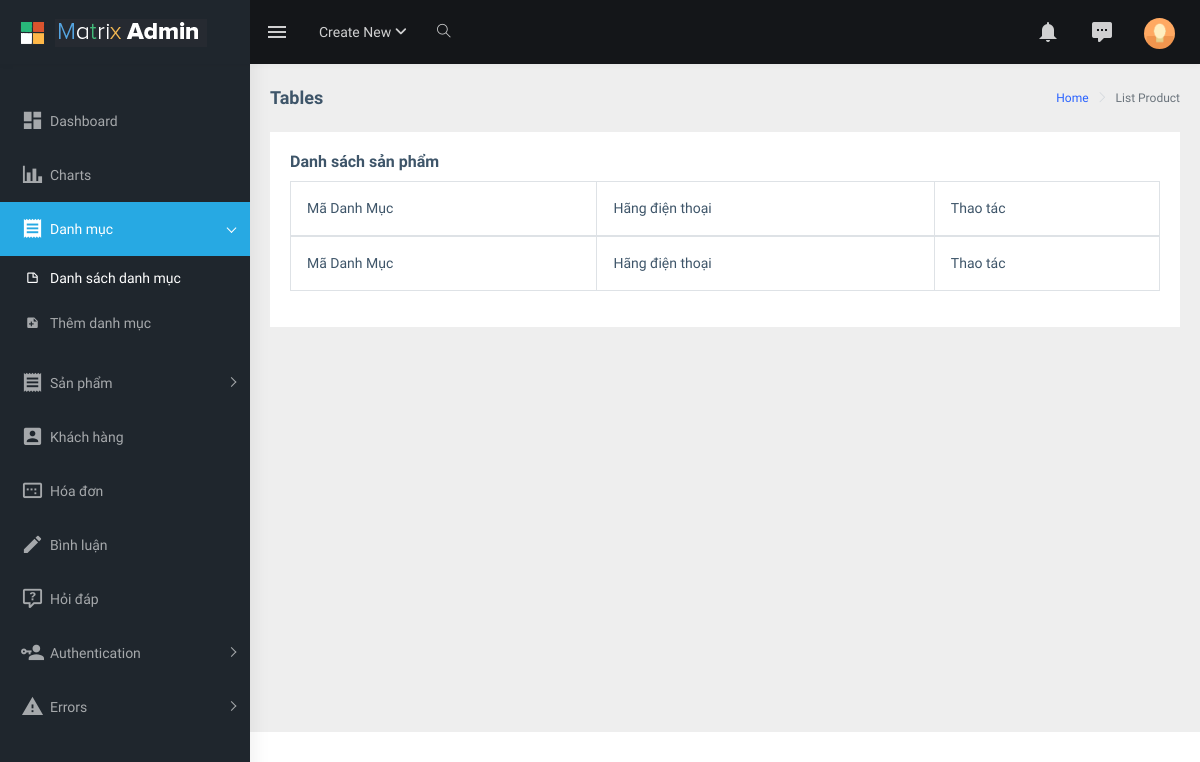
Before: /admin/index.php?act=list_category with the older database file.
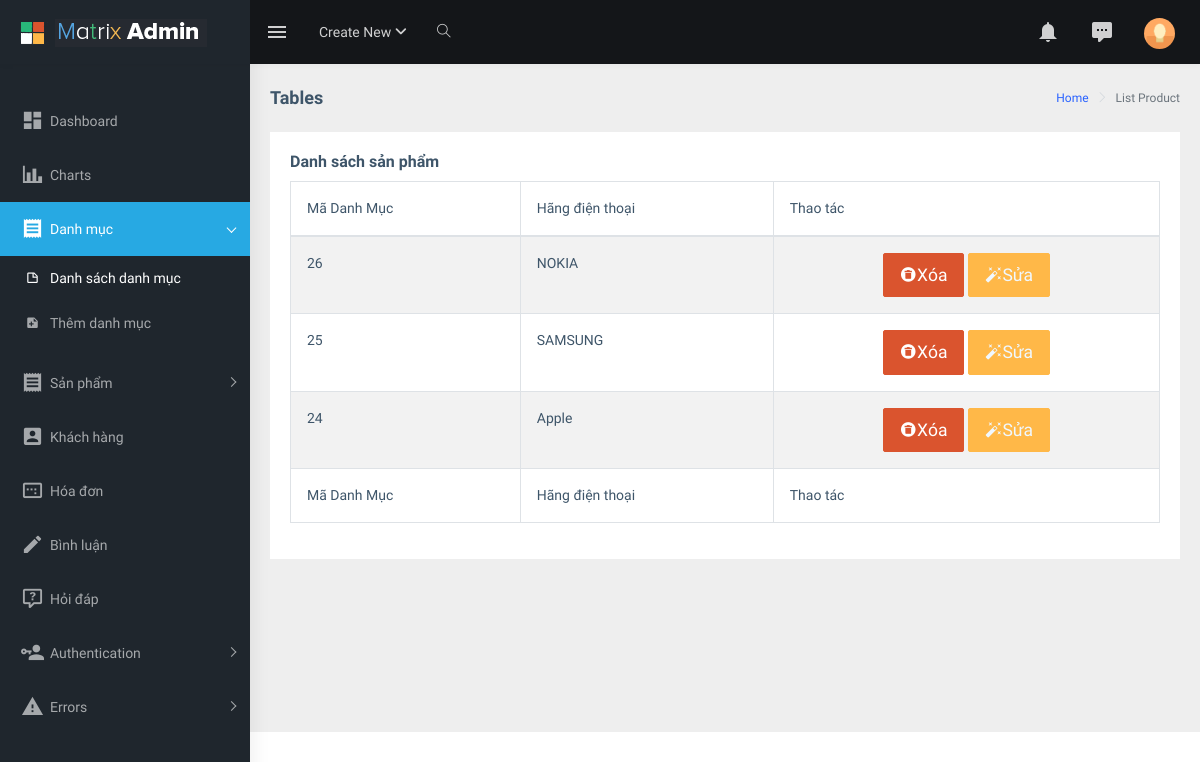
After: the same page with the newer database file.
### tables this page shows
CREATE TABLE `category` (
  `id_cate` int(11) NOT NULL,
  `name_cate` varchar(255) NOT NULL
);

### admin/controller/controller.php (called while the page is built)
<?php
function render($path, $data = [])
{
    extract($data);
    $view = "view/" . $path . ".php";
    include_once $view;
}

### admin/model/pdo.php (called while the page is built, shortened)
<?php
function pdo_get_connection()
{
    $dburl = "mysql:host=127.0.0.1;dbname=du_an_1;charset=utf8";
    $username = 'root';
    $password = '';
    $conn = new PDO($dburl, $username, $password);
    $conn->setAttribute(PDO::ATTR_ERRMODE, PDO::ERRMODE_EXCEPTION);
    return $conn;
}
function pdo_query($sql)
{
    $sql_args = array_slice(func_get_args(), 1);
    try {
        $conn = pdo_get_connection();
        $stmt = $conn->prepare($sql);
        $stmt->execute($sql_args);
        $rows = $stmt->fetchAll();
        return $rows;
    } catch (PDOException $e) {
        throw $e;
    } finally {
        unset($conn);
    }
}

### admin/model/category.php (called while the page is built, shortened)
<?php
function loadall_cate()
{
    $sql = "SELECT * FROM category ORDER BY id_cate DESC";
    $ds_loai = pdo_query($sql);
    return $ds_loai;
}

### admin/view/list_category.php (the view, shortened to what this page needs)
<?php include_once "header.php" ?>
<?php include_once "nav.php" ?>
<div class="page-wrapper">
    <div class="page-breadcrumb">
        <div class="row">
            <div class="col-12 d-flex no-block align-items-center">
                <h4 class="page-title">Tables</h4>
                <div class="ml-auto text-right">
                    <nav aria-label="breadcrumb">
                        <ol class="breadcrumb">
                            <li class="breadcrumb-item"><a href="#">Home</a></li>
                            <li class="breadcrumb-item active" aria-current="page">List Product</li>
                        </ol>
                    </nav>
                </div>
            </div>
        </div>
    </div>
    <div class="container-fluid">
        <div class="row">
            <div class="col-12">
                <div class="card">
                    <div class="card-body">
                        <h5 class="card-title">Danh sách sản phẩm</h5>
                        <div class="table-responsive">
                            <table id="zero_config" class="table table-striped table-bordered">
                                <thead>
                                    <tr>
                                        <th>Mã Danh Mục</th>
                                        <th>Hãng điện thoại</th>
                                        <th>Thao tác</th>
                                    </tr>
                                </thead>
                                <tbody>
                                    <?php foreach ($ds_loai as $loai) : ?>
                                        <tr>
                                            <td><?= $loai['id_cate'] ?></td>
                                            <td><?= $loai['name_cate'] ?></td>
                                            <td class="text-center">
                                                <button type="button" class="btn btn-danger margin-5 text-white btn-lg " data-toggle="modal" data-target="#Modal2">
                                                    <i class="mdi mdi-delete-circle"></i><span>Xóa</span>
                                                </button>
                                                <button type="button" class="btn btn-warning btn-lg"> <a href="index.php?act=edit_category&id_cate=<?= $loai['id_cate'] ?>" style="color:aliceblue"><i class="mdi mdi-auto-fix"></i><span>Sửa</span></a></button>
                                            </td>
                                        </tr>
                                    <?php endforeach ?>
                                </tbody>
                                <tfoot>
                                    <tr>
                                        <th>Mã Danh Mục</th>
                                        <th>Hãng điện thoại</th>
                                        <th>Thao tác</th>
                                    </tr>
                                </tfoot>
                            </table>
                        </div>
                    </div>
                </div>
            </div>
        </div>
    </div>
</div>
<?php include_once "footer.php" ?>

Changed rows visible on the page:
added category: id_cate "26", name_cate "NOKIA"
added category: id_cate "25", name_cate "SAMSUNG"
added category: id_cate "24", name_cate "Apple"
